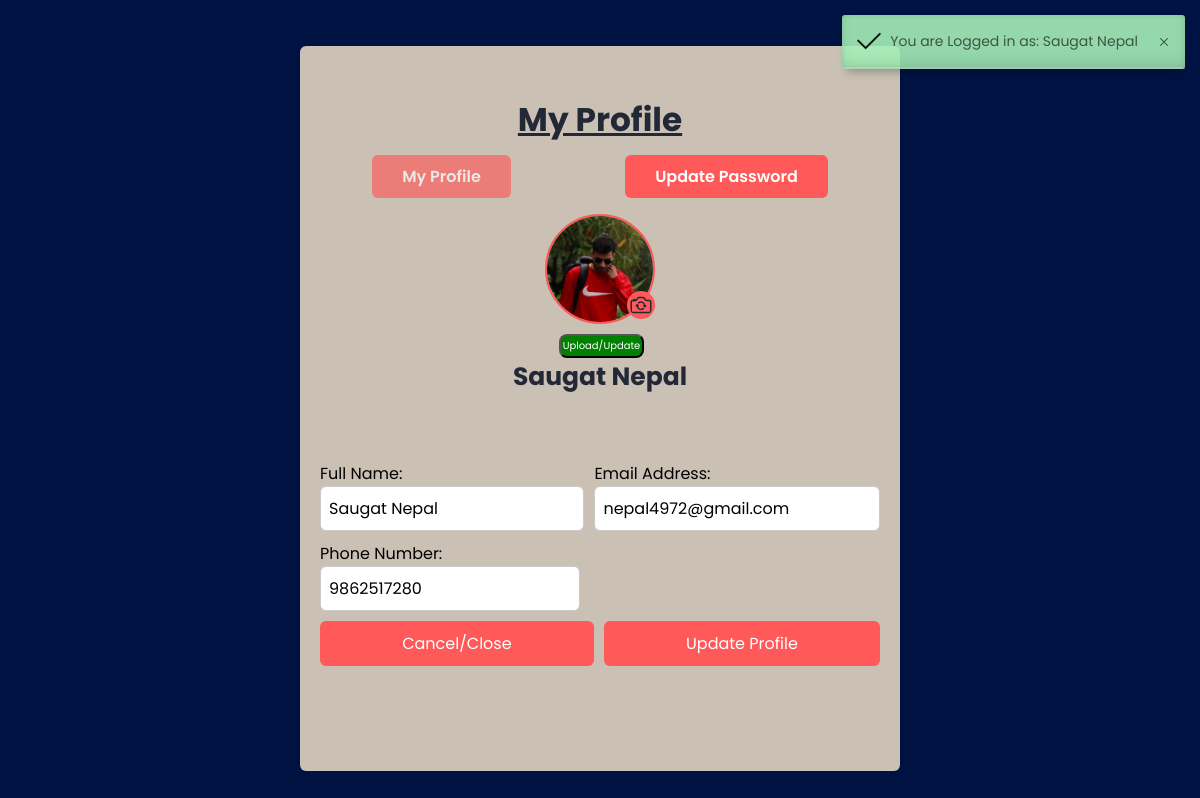
The app's page /profile.php (signed in) with its own data.
### tables this page shows
CREATE TABLE `users` (
  `userID` int(11) NOT NULL,
  `fullname` varchar(255) NOT NULL,
  `email` varchar(255) NOT NULL,
  `phone_number` varchar(50) NOT NULL,
  `password` varchar(255) NOT NULL,
  `user_type` varchar(50) NOT NULL DEFAULT 'customer',
  `profile_img` varchar(400) DEFAULT NULL,
  `reset_code` varchar(50) NOT NULL,
  `register_date` varchar(50) NOT NULL,
  `expiry_time` varchar(50) NOT NULL
);

### includes/links.php (called while the page is built, shortened)
<?php
$base = '/phpcode/test-projects/Movie_Ticket_Booking_SixthSemProject/';
?>
<?php
$profilecss = $base."assets/loginsignup/css/profile.css";
?>

### profile.php (the view, shortened to what this page needs)
<?php
include './includes/links.php';
include './includes/loggedin.php';
?>
<!DOCTYPE html>
<html lang="en">
<head>
  <link href='https://unpkg.com/boxicons@2.1.2/css/boxicons.min.css' rel='stylesheet'>
  <link rel="stylesheet" href="./alerts/dist/css/iziToast.min.css">
  <link rel="stylesheet" href="<?php echo $profilecss ?>">
</head>
<body>
<?php
$userID = $_SESSION['userID'];
$sql = "SELECT * FROM users WHERE userID = ?";
$stmt = mysqli_stmt_init($conn);
mysqli_stmt_prepare($stmt, $sql);
mysqli_stmt_bind_param($stmt, "s", $userID);
mysqli_stmt_execute($stmt);
$result = mysqli_stmt_get_result($stmt);
if($row = mysqli_fetch_assoc($result)) {
?>
  <section class="container">
    <div class="form">
      <div class="form-content">
        <form action="<?php echo $base ?>config/updateprofile.inc" method="POST" enctype="multipart/form-data">
          <header>
            <h3 class="profile-header">My Profile</h3>
            <div class="input-row">
              <div class="field">
                <a class="disabled">My Profile</a>
              </div>
              <div class="field">
                <a href="./updatepassword.php">Update Password</a>
              </div>
            </div>
            <div class="profile-pic-upload">
              <label for="profile-pic" class="profile-pic-label">
                <?php
                if(!empty($row['profile_img'])) { ?>
                <img class="profile-img" id="image" src="<?php echo $row['profile_img']?>" alt="">
                <?php
                }else { ?>
                <ion-icon class="profile-icon" name="person-circle-outline"></ion-icon>
                <?php } ?>
                <ion-icon name="camera-reverse-outline" class="camera-icon"></ion-icon>
              </label>
              <button name="img-submit" class="ok-button">Upload/Update</button>
              <h4 style="font-size:25px">
                <?php echo $row['fullname'] ?>
              </h4>
            </div>
          </header>
          <br>
        </form>
        <form action="<?php echo $base ?>config/updateprofile.inc" method="POST">
          <div class="input-row">
            <div class="field">
              <span>Full Name:</span>
              <input type="text" name="fullname" value="<?php echo $row['fullname'] ?>">
            </div>
            <div class="field">
              <span>Email Address:</span>
              <input type="text" name="email" value="<?php echo $row['email'] ?>">
            </div>
          </div>
          <div class="input-row">
            <div class="field">
              <span>Phone Number:</span>
              <input type="phone" name="phone_number" value="<?php echo $row['phone_number'] ?>">
            </div>
            <div class="field">
              <span></span>
            </div>
          </div>
          <div class="input-row">
            <div class="field">
              <button name="cancel">Cancel/Close</button>
              <br><br>
            </div>
            <div class="field">
              <button name="update">Update Profile</button>
            </div>
          </div>
        </form>
        <br><br>
      </div>
    </div>
  </section>
</body>
<?php
}
else {
  $_SESSION['icons']="./img/alerticons/error.png";
  $_SESSION['status']="error";
  $_SESSION['status_code']="Invalid User. Login First";
  header("Location: ./");
  exit();
}
?>
</html>
<?php
include './includes/alert.php';
?>

### assets/loginsignup/css/profile.css (style rules this page uses)
* { box-sizing: border-box; margin: 0; padding: 0; font-family: "Poppins", sans-serif; }
body { overflow-y: hidden; overflow-x: hidden; }
.form { position: absolute; max-width: 600px; width: 100%; padding: 20px; border-radius: 6px; background: #cac0b3; }
.container { height: 102vh; width: 100%; display: flex; align-items: center; justify-content: center; background-color: #001242; column-gap: 30px; }
.disabled { pointer-events: none; cursor: not-allowed; opacity: 0.65; filter: alpha(opacity=65); -webkit-box-shadow: none; box-shadow: none; }
.profile-header { margin-bottom: 20px; text-decoration: underline; }
header { font-size: 28px; font-weight: 600; color: #232836; text-align: center; }
form { margin-top: 30px; }
.profile-pic-upload { margin-top: -50px; margin-bottom: 10px; display: flex; flex-direction: column; align-items: center; }
.profile-pic-label { position: relative; display: flex; flex-direction: column; align-items: center; cursor: pointer; }
.camera-icon { position: absolute; bottom: 5px; right: 0px; font-size: 24px; border-radius: 50%; border: 2px solid #ff595a; background-color: #ff595a; }
.profile-img { margin-top: 20px; width: 110px; height: 110px; border-radius: 50%; border: 2px solid #ff595a; object-fit: cover; }
.input-row { user-select: none; display: flex; justify-content: space-between; }
.ok-button { margin-top: 10px; margin-left: 3px; text-decoration: none; font-size: 10px; display: inline-block; padding: 2px 2px; background-color: Green; color: white; text-decoration: none; border-radius: 8px; transition: background-color 0.3s ease; cursor: pointer; }
.field { position: relative; flex-grow: 1; margin-bottom: 30px; margin-right: 10px; height: 50px; }
.field:last-child { margin-right: 0; }
.field input, .field button { height: 90%; width: 100%; font-size: 16px; font-weight: 400; border-radius: 6px; border: none; padding: 0 8px; }
.field input { outline: none; border: 1px solid #cacaca; }
.field a { margin-bottom: 10px; font-size: 16px; border-radius: 6px; color: #fff; background-color: #ff595a; transition: all 0.3s ease; cursor: pointer; padding: 10px 30px; }
.field button { color: #fff; background-color: #ff595a; transition: all 0.3s ease; cursor: pointer; }
.form a { user-select: none; text-decoration: none; }

### records on screen
users: profile_img (picture), fullname "Saugat Nepal", email "nepal4972@gmail.com", phone_number "9862517280"
